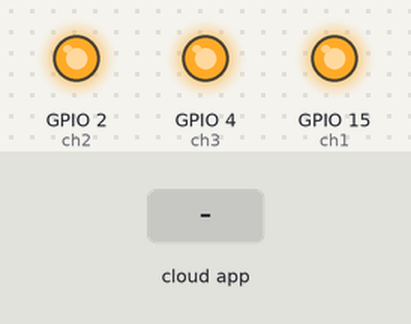
The sketch below on a simulated ESP32. On the bench: output pins drawn as LEDs (lit = HIGH). Inputs (shaded band) come from the test bench. WiFi joins after 1.5 s; servers stay silent unless stated; the Firebase database answers and starts empty; what the sketch prints to the serial monitor is not drawn.

Above: at 2.7 s.
2.8 s: the phone or cloud app sets r1 to true
At 8.2 s:
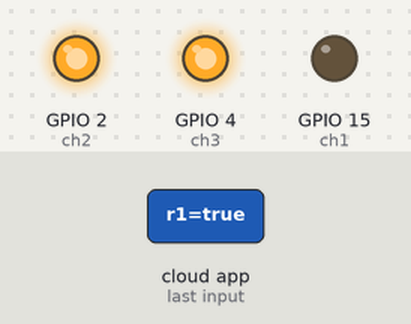
8.6 s: the phone or cloud app sets r2 to true
At 13.7 s:
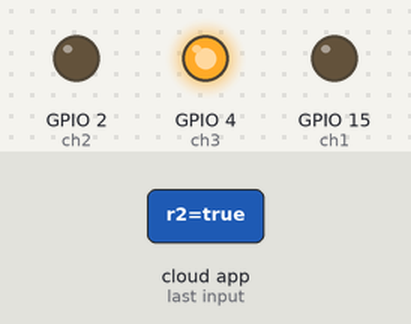
14.2 s: the phone or cloud app sets r3 to true
At 19.2 s:
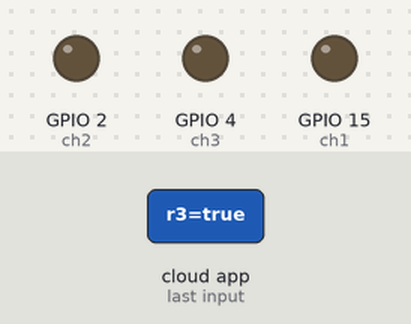
Timing chart, 0 to 20.7 s (numbered marks = the images above; inputs shaded):
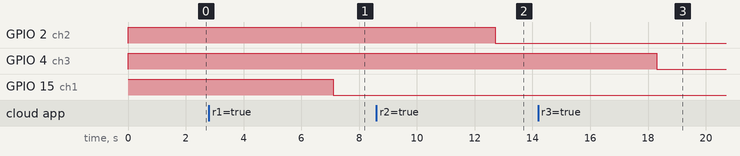

The sketch:

relay_test.ino
```cpp
#define ch1 15
#define ch2 2
#define ch3 4

#include <FirebaseESP32.h>
#include  <WiFi.h>

#define WIFI_SSID "Dr Ir H Amin MT"
#define WIFI_PASSWORD "duakatahurufbesarsemua"
#define FIREBASE_HOST "electric-socket-default-rtdb.firebaseio.com"
#define FIREBASE_AUTH "5rLy39hUjnJrYUOmgEiUpyM57C6ZnvGiqnMPLLs3"
FirebaseData fbdo;

void setup() {
  pinMode(ch1, OUTPUT);
  pinMode(ch2, OUTPUT);
  pinMode(ch3, OUTPUT);
  digitalWrite(ch1, 1);
  digitalWrite(ch2, 1);
  digitalWrite(ch3, 1);

  Serial.begin(9600);
  WiFi.begin(WIFI_SSID, WIFI_PASSWORD);
  Serial.print("Connecting to Wi-Fi");
  while (WiFi.status() != WL_CONNECTED)
  {
    Serial.print(".");
    delay(300);
  }
  Serial.println();
  Serial.print("Connected with IP: ");
  Serial.println(WiFi.localIP());
  Serial.println();
  Firebase.begin(FIREBASE_HOST, FIREBASE_AUTH);
  Firebase.reconnectWiFi(true);
}

void loop() {
  if (Firebase.getString(fbdo, "Relay/r1"))
  {
    Serial.print("Get int data A success, str = ");
    Serial.println(fbdo.stringData());
    if (fbdo.stringData() == "true")
    {
      digitalWrite(ch1, LOW);
    }
    else
    {
      digitalWrite(ch1, HIGH);
    }
  } else {
    Serial.print("Error in getString, ");
    Serial.println(fbdo.errorReason());
  }
  if (Firebase.getString(fbdo, "Relay/r2"))
  {
    Serial.print("Get int data B success, str = ");
    Serial.println(fbdo.stringData());
    if (fbdo.stringData() == "true")
    {
      digitalWrite(ch2, LOW);
    }
    else
    {
      digitalWrite(ch2, HIGH);
    }
  } else {
    Serial.print("Error in getString, ");
    Serial.println(fbdo.errorReason());
  }
  if (Firebase.getString(fbdo, "Relay/r3"))
  {
    Serial.print("Get int data C success, str = ");
    Serial.println(fbdo.stringData());
    if (fbdo.stringData() == "true")
    {
      digitalWrite(ch3, LOW);
    }
    else
    {
      digitalWrite(ch3, HIGH);
    }
  } else {
    Serial.print("Error in getString, ");
    Serial.println(fbdo.errorReason());
  }
  delay(5000);
}
```

Measured:
- after the input at 2.8 s, GPIO 15 (ch1): HIGH → LOW after 4.3 s
- after the input at 8.6 s, GPIO 2 (ch2): HIGH → LOW after 4.1 s
- after the input at 14.2 s, GPIO 4 (ch3): HIGH → LOW after 4.1 s
